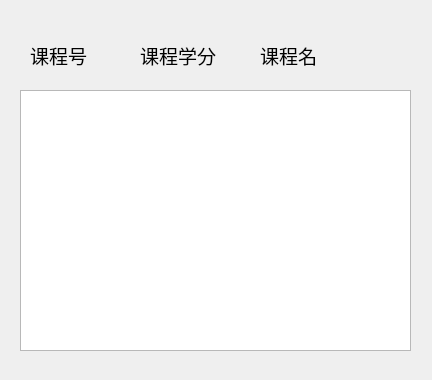
<?xml version="1.0" encoding="UTF-8"?>
<ui version="4.0">
 <class>Dialog</class>
 <widget class="QDialog" name="Dialog">
  <property name="geometry">
   <rect>
    <x>0</x>
    <y>0</y>
    <width>432</width>
    <height>380</height>
   </rect>
  </property>
  <property name="windowTitle">
   <string>Dialog</string>
  </property>
  <widget class="QLabel" name="label">
   <property name="geometry">
    <rect>
     <x>30</x>
     <y>40</y>
     <width>72</width>
     <height>31</height>
    </rect>
   </property>
   <property name="font">
    <font>
     <family>楷体</family>
     <pointsize>14</pointsize>
    </font>
   </property>
   <property name="text">
    <string>课程号</string>
   </property>
  </widget>
  <widget class="QLabel" name="label_2">
   <property name="geometry">
    <rect>
     <x>140</x>
     <y>40</y>
     <width>101</width>
     <height>31</height>
    </rect>
   </property>
   <property name="font">
    <font>
     <family>楷体</family>
     <pointsize>14</pointsize>
    </font>
   </property>
   <property name="text">
    <string>课程学分</string>
   </property>
  </widget>
  <widget class="QLabel" name="label_3">
   <property name="geometry">
    <rect>
     <x>260</x>
     <y>40</y>
     <width>72</width>
     <height>31</height>
    </rect>
   </property>
   <property name="font">
    <font>
     <family>楷体</family>
     <pointsize>14</pointsize>
    </font>
   </property>
   <property name="text">
    <string>课程名</string>
   </property>
  </widget>
  <widget class="QTextBrowser" name="textBrowser">
   <property name="geometry">
    <rect>
     <x>20</x>
     <y>90</y>
     <width>391</width>
     <height>261</height>
    </rect>
   </property>
  </widget>
 </widget>
 <resources/>
 <connections/>
</ui>
